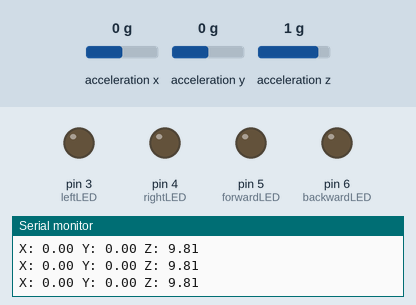
This sketch was run on a simulated Arduino Uno, built with avr-gcc and run on an emulated ATmega328P. Parts: output pins drawn as LEDs (lit = HIGH), the last lines printed to the serial monitor. Inputs (shaded band) come from the test bench; at power-on: acceleration x 0 g, acceleration y 0 g, acceleration z 1 g.

Above: at 1.2 s.
1.3 s: acceleration x set to -0.4 g
At 2.6 s:
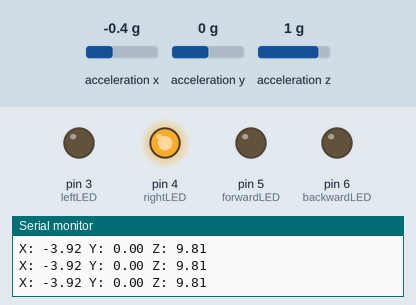
3.0 s: acceleration y set to -0.4 g
At 4.2 s:
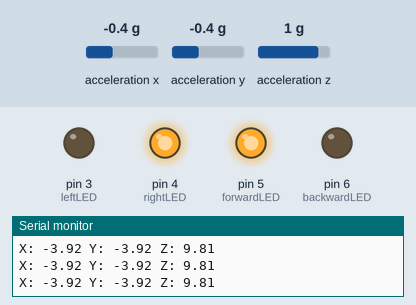
4.5 s: acceleration x set to 0 g
At 5.7 s:
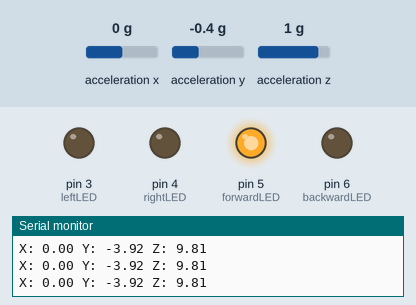
6.0 s: acceleration y set to 0.8 g
At 7.2 s:
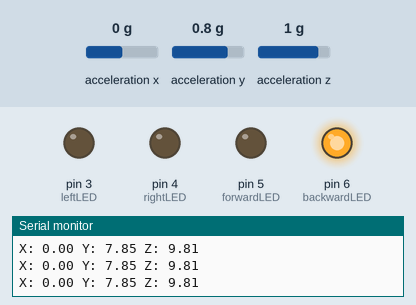
7.5 s: acceleration x set to -1.4 g
At 8.7 s:
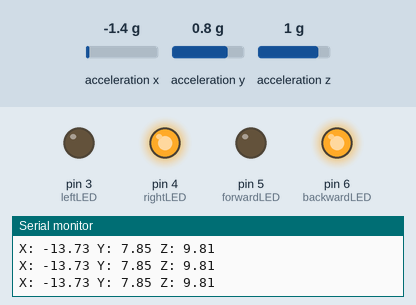
9.0 s: acceleration x set to 0.8 g
At 10.5 s:
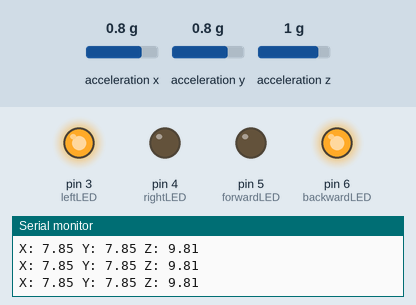
Timing chart, 0 to 11.5 s (numbered marks = the images above; inputs shaded):
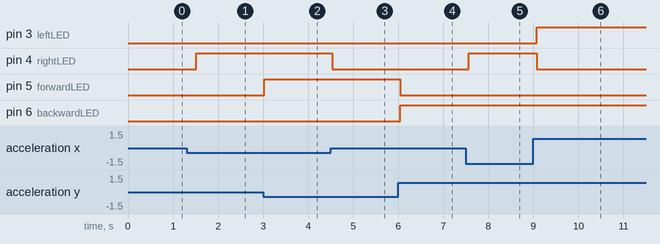

The sketch:

adxl345_led.ino
```cpp
#include <Wire.h>
#include <Adafruit_Sensor.h>
#include <Adafruit_ADXL345_U.h>

Adafruit_ADXL345_Unified accel = Adafruit_ADXL345_Unified(12345);

const int leftLED = 3;
const int rightLED = 4;
const int forwardLED = 5;
const int backwardLED = 6;
const float tiltThreshold = 2.0; // Sensitivity Level

void setup() {
  Serial.begin(9600);

  pinMode(leftLED, OUTPUT);
  pinMode(rightLED, OUTPUT);
  pinMode(forwardLED, OUTPUT);
  pinMode(backwardLED, OUTPUT);

  if (!accel.begin()) {
    Serial.println("ADXL345 not detected!");
    while (1);
  }
  accel.setRange(ADXL345_RANGE_2_G);
}

void loop() {
  sensors_event_t event;
  accel.getEvent(&event);

  digitalWrite(leftLED, LOW);
  digitalWrite(rightLED, LOW);
  digitalWrite(forwardLED, LOW);
  digitalWrite(backwardLED, LOW);

  if (event.acceleration.x < -tiltThreshold) {
    digitalWrite(rightLED, HIGH);
  }

  if (event.acceleration.x > tiltThreshold) {
    digitalWrite(leftLED, HIGH);
  }
  if (event.acceleration.y < -tiltThreshold) {
    digitalWrite(forwardLED, HIGH);
  }
  if (event.acceleration.y > tiltThreshold) {
    digitalWrite(backwardLED, HIGH);
  }
  Serial.print("X: ");
  Serial.print(event.acceleration.x);
  Serial.print(" Y: ");
  Serial.print(event.acceleration.y);
  Serial.print(" Z: ");
  Serial.println(event.acceleration.z);

  delay(300);
}
```

Measured:
- the behaviour switches between -0.2 and -0.3 g on acceleration x (found by bisection; images 0 and 1)
- the behaviour switches between -0.2 and -0.3 g on acceleration y (found by bisection; images 1 and 2)
- after the input at 1.3 s, pin 4 (rightLED): LOW → HIGH after 0.21 s
- after the input at 3.0 s, pin 5 (forwardLED): LOW → HIGH at once
- after the input at 4.5 s, pin 4 (rightLED): HIGH → LOW at once
- after the input at 6.0 s, pin 5 (forwardLED): HIGH → LOW after 0.05 s; pin 6 (backwardLED): LOW → HIGH after 0.05 s
- after the input at 7.5 s, pin 4 (rightLED): LOW → HIGH after 0.06 s
- after the input at 9.0 s, pin 3 (leftLED): LOW → HIGH after 0.07 s; pin 4 (rightLED): HIGH → LOW after 0.07 s
